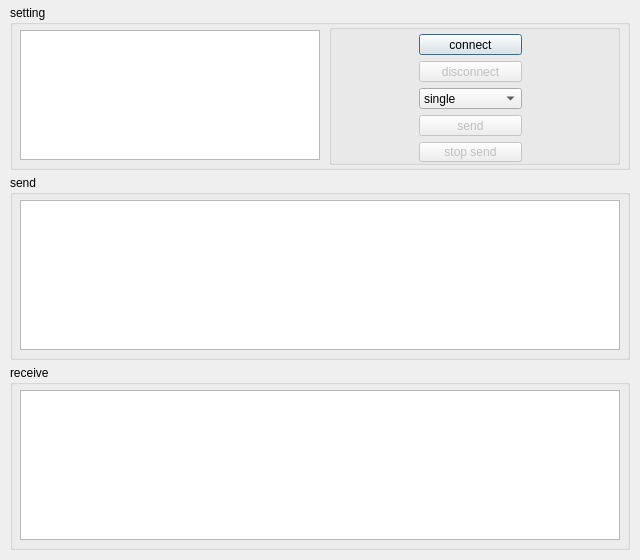
<?xml version="1.0" encoding="UTF-8"?>
<ui version="4.0">
 <class>NetworkAssistWindow</class>
 <widget class="QDialog" name="NetworkAssistWindow">
  <property name="geometry">
   <rect>
    <x>0</x>
    <y>0</y>
    <width>640</width>
    <height>560</height>
   </rect>
  </property>
  <property name="windowTitle">
   <string>Network Assistants(Client)</string>
  </property>
  <property name="windowIcon">
   <iconset resource="../resource.qrc">
    <normaloff>:/images/resource/icons/client.png</normaloff>:/images/resource/icons/client.png</iconset>
  </property>
  <widget class="QGroupBox" name="groupBox_2">
   <property name="geometry">
    <rect>
     <x>10</x>
     <y>175</y>
     <width>620</width>
     <height>185</height>
    </rect>
   </property>
   <property name="title">
    <string>send </string>
   </property>
   <widget class="QTableWidget" name="tableSend">
    <property name="geometry">
     <rect>
      <x>10</x>
      <y>25</y>
      <width>600</width>
      <height>150</height>
     </rect>
    </property>
   </widget>
  </widget>
  <widget class="QGroupBox" name="groupBox_3">
   <property name="geometry">
    <rect>
     <x>10</x>
     <y>365</y>
     <width>620</width>
     <height>185</height>
    </rect>
   </property>
   <property name="title">
    <string>receive</string>
   </property>
   <widget class="QTableWidget" name="tableReceive">
    <property name="geometry">
     <rect>
      <x>10</x>
      <y>25</y>
      <width>600</width>
      <height>150</height>
     </rect>
    </property>
   </widget>
  </widget>
  <widget class="QGroupBox" name="groupBox_4">
   <property name="geometry">
    <rect>
     <x>10</x>
     <y>5</y>
     <width>620</width>
     <height>165</height>
    </rect>
   </property>
   <property name="title">
    <string>setting</string>
   </property>
   <widget class="QGroupBox" name="groupBox">
    <property name="geometry">
     <rect>
      <x>319</x>
      <y>19</y>
      <width>291</width>
      <height>141</height>
     </rect>
    </property>
    <property name="title">
     <string/>
    </property>
    <widget class="QWidget" name="layoutWidget">
     <property name="geometry">
      <rect>
       <x>90</x>
       <y>10</y>
       <width>103</width>
       <height>128</height>
      </rect>
     </property>
     <layout class="QVBoxLayout" name="verticalLayout">
      <item>
       <widget class="QPushButton" name="buttonConnect">
        <property name="text">
         <string>connect</string>
        </property>
       </widget>
      </item>
      <item>
       <widget class="QPushButton" name="buttonDisconnect">
        <property name="enabled">
         <bool>false</bool>
        </property>
        <property name="text">
         <string>disconnect</string>
        </property>
       </widget>
      </item>
      <item>
       <widget class="QComboBox" name="comboBox">
        <property name="enabled">
         <bool>true</bool>
        </property>
        <property name="editable">
         <bool>false</bool>
        </property>
        <property name="currentText">
         <string>single</string>
        </property>
        <property name="currentIndex">
         <number>0</number>
        </property>
        <item>
         <property name="text">
          <string>single</string>
         </property>
        </item>
        <item>
         <property name="text">
          <string>send&amp;receive</string>
         </property>
        </item>
        <item>
         <property name="text">
          <string>cycle</string>
         </property>
        </item>
        <item>
         <property name="text">
          <string>many</string>
         </property>
        </item>
       </widget>
      </item>
      <item>
       <widget class="QPushButton" name="buttonSend">
        <property name="enabled">
         <bool>false</bool>
        </property>
        <property name="text">
         <string>send</string>
        </property>
       </widget>
      </item>
      <item>
       <widget class="QPushButton" name="buttonStopSend">
        <property name="enabled">
         <bool>false</bool>
        </property>
        <property name="text">
         <string>stop send</string>
        </property>
       </widget>
      </item>
     </layout>
    </widget>
   </widget>
   <widget class="QListWidget" name="listSetting">
    <property name="geometry">
     <rect>
      <x>10</x>
      <y>25</y>
      <width>300</width>
      <height>130</height>
     </rect>
    </property>
   </widget>
  </widget>
 </widget>
 <resources>
  <include location="../resource.qrc"/>
 </resources>
 <connections/>
</ui>
